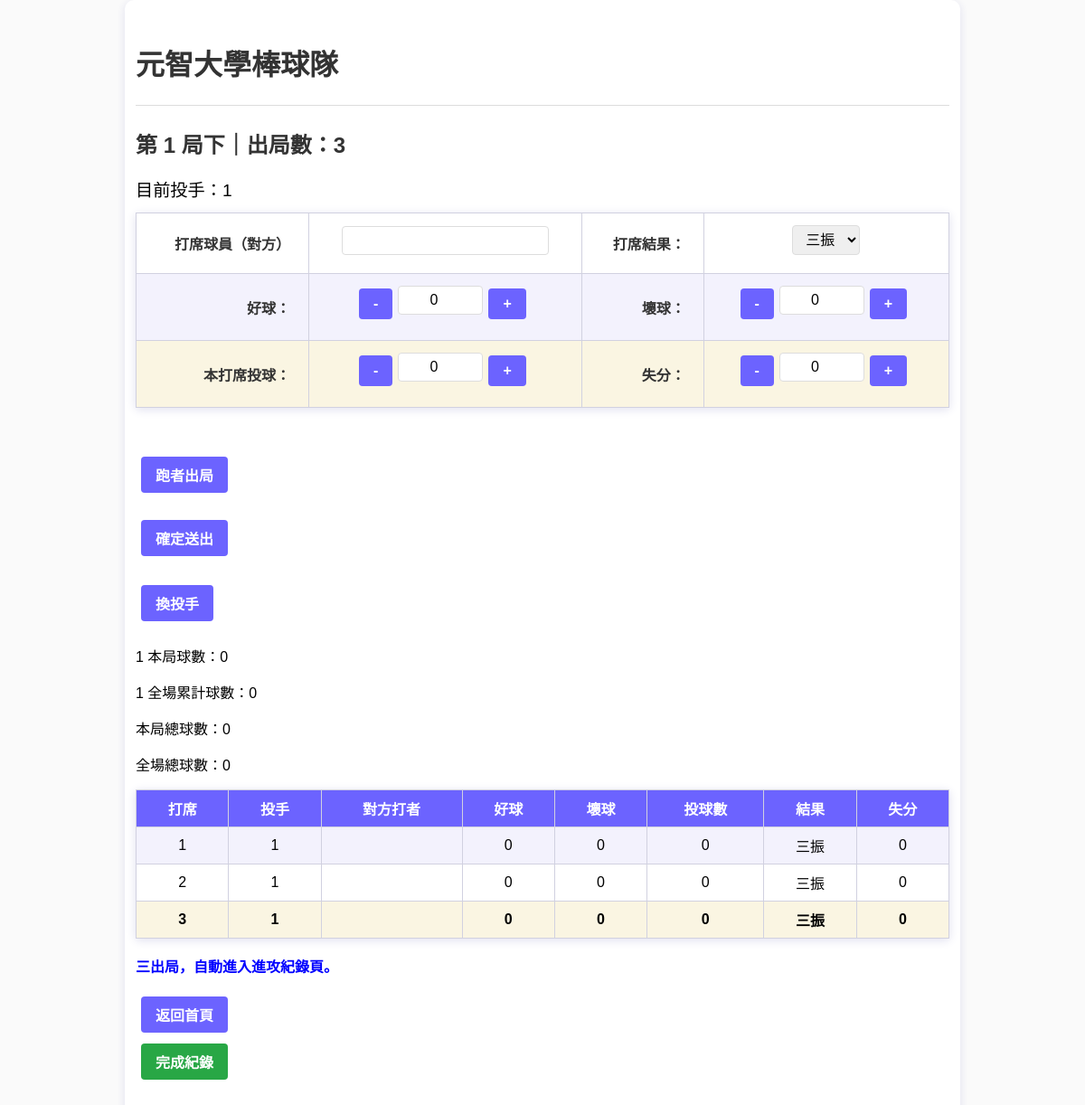
Screenshot of /record_defense/1/1 with the database file from the repository.
### models.py (models this page shows)
class Player(db.Model):
    id = db.Column(db.Integer, primary_key=True)
    name = db.Column(db.String(100), nullable=False)
    number = db.Column(db.Integer, nullable=False)
    position = db.Column(db.String(100), nullable=False)

class DefenseStat(db.Model):
    id = db.Column(db.Integer, primary_key=True)
    game_id = db.Column(db.Integer, db.ForeignKey('game.id'))
    inning = db.Column(db.Integer)
    pitcher_id = db.Column(db.Integer, db.ForeignKey('player.id'))
    batter_name = db.Column(db.String(32))   # 可以另外設 Player 或只記名
    strike = db.Column(db.Integer)
    ball = db.Column(db.Integer)
    pitch_count = db.Column(db.Integer)
    result = db.Column(db.String(24))        # 打席結果
    runs = db.Column(db.Integer, default=0)  # 失分

### app.py (the view, shortened to what this page needs)
@app.route('/record_defense/<int:game_id>/<int:inning>', methods=['GET', 'POST'])
def record_defense(game_id, inning):
    pitchers = Player.query.all()
    game = Game.query.get_or_404(game_id)
    last_batter_name = ""
    curr_pitcher_id = request.args.get('pitcher_id', type=int)
    if request.method == 'POST':
        curr_pitcher_id = request.form.get('pitcher_id', type=int)
    if curr_pitcher_id is None and pitchers:
        if getattr(game, 'current_pitcher_id', None):
            curr_pitcher_id = game.current_pitcher_id
        else:
            curr_pitcher_id = pitchers[0].id
    pitcher_pitch_count = 0
    if curr_pitcher_id:
        pitcher_pitch_count = sum(
            r.pitch_count
            for r in DefenseStat.query.filter_by(game_id=game_id).all()
            if r.pitcher_id == curr_pitcher_id
        )
    records = DefenseStat.query.filter_by(game_id=game_id, inning=inning).all()
    outs = sum(OUT_RESULTS.get(r.result, 0) for r in records)
    outs += sum(1 for r in records if r.result == 'RUNNER_OUT')
    inning_records = []
    for r in records:
        pitcher = Player.query.get(r.pitcher_id) if r.pitcher_id else None
        inning_records.append({
            "pitcher": pitcher,
            "batter_name": r.batter_name,
            "strike": r.strike,
            "ball": r.ball,
            "pitch_count": r.pitch_count,
            "result": r.result,
            "runs": r.runs
        })
        for rec in inning_records:
            if rec['result'] == 'RUNNER_OUT':
                rec['result'] = '跑者出局'
    total_pitch_this_inning = sum(r.pitch_count for r in records)
    total_pitch_all = sum(r.pitch_count for r in DefenseStat.query.filter_by(game_id=game_id).all())
    curr_pitcher_inning_pitch_count = sum(
        r.pitch_count
        for r in DefenseStat.query.filter_by(game_id=game_id, inning=inning, pitcher_id=curr_pitcher_id).all()
    )
    curr_pitcher = Player.query.get(curr_pitcher_id) if curr_pitcher_id else None
    return render_template('record_defense.html',
        game_id=game_id, inning=inning,
        pitchers=pitchers, curr_pitcher_id=curr_pitcher_id,curr_pitcher=curr_pitcher,
        last_batter_name=last_batter_name,
        inning_records=inning_records,
        is_top=(game.first_attack == 'D'),
        pitcher_pitch_count=pitcher_pitch_count,
        curr_pitcher_inning_pitch_count=curr_pitcher_inning_pitch_count,
        total_pitch_this_inning=total_pitch_this_inning,
        total_pitch_all=total_pitch_all,
        outs=outs
    )

### templates/record_defense.html (shortened to what this page needs)
{% extends "base.html" %}
{% block content %}
<h2>第 {{ inning }} 局{{ '上' if is_top else '下' }}｜出局數：{{ outs }}</h2>
<p style="font-size:1.2em;margin-bottom:12px;">
    目前投手：{{ curr_pitcher.name if curr_pitcher else '未指定' }}
</p>
<form method="post" id="defense_form">
  <table style="margin:0 auto;">
    <tr>
      <td style="text-align:right;"><label>打席球員（對方）</label></td>
      <td><input name="batter_name" value="{{ last_batter_name }}"></td>
      <td style="text-align:right;"><label>打席結果：</label></td>
      <td colspan="3">
        <select name="result_select" required>
            <option value="三振">三振</option>
        </select>
      </td>
    </tr>
    <tr>
      <td style="text-align:right;"><label>好球：</label></td>
      <td>
        <div class="input-group">
          <button type="button" onclick="changeInput('strike',-1)">-</button>
          <input id="strike" name="strike" type="number" min="0" max="3" value="0" required>
          <button type="button" onclick="changeInput('strike',1)">+</button>
        </div>
      </td>
      <td style="text-align:right;"><label>壞球：</label></td>
      <td>
        <div class="input-group">
          <button type="button" onclick="changeInput('ball',-1)">-</button>
          <input id="ball" name="ball" type="number" min="0" max="4" value="0" required>
          <button type="button" onclick="changeInput('ball',1)">+</button>
        </div>
      </td>
    </tr>
    <tr>
      <td style="text-align:right;"><label>本打席投球：</label></td>
      <td>
        <div class="input-group">
          <button type="button" onclick="changeInput('pitch_count',-1)">-</button>
          <input id="pitch_count" name="pitch_count" type="number" min="0" value="0" required>
          <button type="button" onclick="changeInput('pitch_count',1)">+</button>
        </div>
      </td>
      <td style="text-align:right;"><label>失分：</label></td>
      <td>
        <div class="input-group">
          <button type="button" onclick="changeInput('runs',-1)">-</button>
          <input id="runs" name="runs" type="number" min="0" value="0">
          <button type="button" onclick="changeInput('runs',1)">+</button>
        </div>
      </td>
    </tr>
  </table>
  <br>
    <div style="display: flex; justify-content: flex-start; gap: 32px; margin-top:30px;">
    <button type="button"
        onclick="document.getElementById('real_result').value = 'RUNNER_OUT'; document.getElementById('defense_form').submit();">
        跑者出局
    </button>
    </div>
    <div style="display:flex; justify-content:flex-start; margin-top:18px;">
    <button type="submit"
        onclick="document.getElementById('real_result').value = document.querySelector('select[name=result_select]').value;">
        確定送出
    </button>
    </div>
</form>
<form action="{{ url_for('switch_pitcher', game_id=game_id, inning=inning) }}" method="get" style="display:flex; justify-content:flex-start; margin-top:18px;">
    <button type="submit">換投手</button>
</form>
<p>{{ curr_pitcher.name if curr_pitcher else '' }} 本局球數：{{ curr_pitcher_inning_pitch_count }}</p>
<p>{{ curr_pitcher.name if curr_pitcher else '' }} 全場累計球數：{{ pitcher_pitch_count }}</p>
<p>本局總球數：{{ total_pitch_this_inning }}</p>
<p>全場總球數：{{ total_pitch_all }}</p>
<table border="1" style="margin-top:16px;">
    <tr>
        <th>打席</th>
        <th>投手</th>
        <th>對方打者</th>
        <th>好球</th>
        <th>壞球</th>
        <th>投球數</th>
        <th>結果</th>
        <th>失分</th>
    </tr>
    {% for record in inning_records %}
    <tr>
        <td>{{ loop.index }}</td>
        <td>{{ record.pitcher.name if record.pitcher else '' }}</td>
        <td>{{ record.batter_name }}</td>
        <td>{{ record.strike }}</td>
        <td>{{ record.ball }}</td>
        <td>{{ record.pitch_count }}</td>
        <td>
            {% if record.result == 'RUNNER_OUT' %}
                跑者出局
            {% else %}
                {{ record.result }}
            {% endif %}
        </td>
        <td>{{ record.runs }}</td>
    </tr>
    {% endfor %}
</table>
{% if outs >= 3 %}
    <p style="color:blue;font-weight:bold;">三出局，自動進入進攻紀錄頁。</p>
{% endif %}
<form action="{{ url_for('index') }}" style="display:inline;">
    <button type="submit">返回首頁</button>
</form>
<form action="{{ url_for('finish_record', game_id=game_id) }}" method="post">
    <button type="submit" style="background:#28a745;color:white;font-size:16px;">完成紀錄</button>
</form>
{% endblock %}

### templates/base.html (shortened to what this page needs)
<!DOCTYPE html>
<html>
<head>
    <link rel="stylesheet" href="{{ url_for('static', filename='style.css') }}">
</head>
<body>
    <div class="main-container">
    <h1>元智大學棒球隊</h1>
    <hr>
    {% block content %}{% endblock %}
    </div>
</body>
</html>

### static/style.css (style rules this page uses)
body { font-family: Arial, "微軟正黑體", sans-serif; background: #fafafa; margin: 0; padding: 0; }
.main-container { max-width: 900px; margin: 0 auto; display: block; padding: 24px 12px 36px 12px; background: #fff; border-radius: 10px; box-shadow: 0 2px 10px #e0e0ef; }
h1, h2, h3, h4 { color: #333; margin-top: 22px; margin-bottom: 12px; font-weight: bold; }
button { margin: 6px; padding: 8px 16px; border-radius: 4px; border: none; background: #6c63ff; color: white; font-size: 1em; font-weight: bold; transition: background 0.2s; }
input, select { padding: 6px 10px; margin: 5px 0 12px 0; border: 1px solid #ddd; border-radius: 4px; font-size: 1em; }
table { background: #fff; border-collapse: collapse; width: 100%; margin: 18px 0; box-shadow: 0 2px 10px #e0e0ef; }
th, td { border: 1px solid #d1d1e0; text-align: center; padding: 8px 14px; }
th { background: #6c63ff; color: #fff; font-weight: bold; }
tr:nth-child(even) td { background: #f3f2fd; }
tr:last-child td { background: #faf5e2; font-weight: bold; }
form { margin-bottom: 20px; }
label { font-weight: bold; color: #333; margin-right: 6px; }
hr { border: 0; height: 1px; background: #ddd; margin: 24px 0; }
input[type=number], input[type=text] { width: 72px; max-width: 110px; text-align: center; }
.input-group { display: inline-flex; align-items: center; margin: 0 6px 8px 0; }

### rows the page displays
Player: name "1"
DefenseStat: pitcher "1", strike "0", ball "0", pitch_count "0", result "三振", runs "0"
DefenseStat: pitcher "1", strike "0", ball "0", pitch_count "0", result "三振", runs "0"
DefenseStat: pitcher "1", strike "0", ball "0", pitch_count "0", result "三振", runs "0"

### other values shown
{{ inning }} "1"
{{ '上' if is_top else '下' }} "下"
{{ outs }} "3"
{{ curr_pitcher_inning_pitch_count }} "0"
{{ pitcher_pitch_count }} "0"
{{ total_pitch_this_inning }} "0"
{{ total_pitch_all }} "0"
